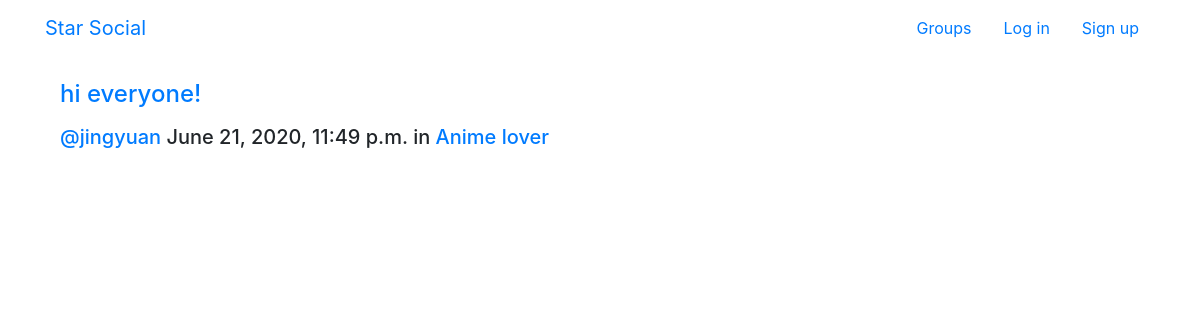
/posts/by/jingyuan/6/, run on the app's committed database.
### posts/models.py (models this page shows, shortened)
class Post(models.Model):
    user = models.ForeignKey(User, related_name="posts", on_delete=models.CASCADE)
    created_at = models.DateTimeField(auto_now=True)
    message = models.TextField()
    message_html = models.TextField(editable=False)
    group = models.ForeignKey(Group, related_name="posts", null=True, blank=True, on_delete=models.CASCADE)
    class Meta:
        ordering = ["-created_at"]
        unique_together = ["user", "message"]

### groups/models.py (models this page shows, shortened)
class Group(models.Model):
    name = models.CharField(max_length=255, unique=True)
    slug = models.SlugField(allow_unicode=True, unique=True)
    description = models.TextField(blank=True, default='')
    description_html = models.TextField(editable=False, default='', blank=True)
    members = models.ManyToManyField(User, through="GroupMember")
    class Meta:
        ordering = ["name"]

### posts/views.py (the view)
# urls.py: path('by/<str:username>/<int:pk>/', views.PostDetail.as_view(), name='single'),
class PostDetail(SelectRelatedMixin, generic.DetailView):
    model = models.Post
    select_related = ('user', 'group')
    def get_queryset(self):
        queryset = super().get_queryset()
        return queryset.filter(user__username__iexact=self.kwargs.get('username'))

### posts/templates/posts/post_detail.html
{% extends "posts/post_base.html" %}
{% block post_content %}
<div>
    {%  include "posts/_post.html" %}
</div>
{% endblock %}

### posts/templates/posts/_post.html (shortened to what this page needs)
    <h4><a href="{% url 'posts:single' username=post.user.username pk=post.pk %}">{{ post.message_html|safe }}</a></h4>
	<div>
        <h5>
            <span class="username"><a href="{% url 'posts:for_user' username=post.user.username %}">@{{ post.user.username }}</a></span>
			<time class="time">{{ post.created_at }}</time>
			{% if post.group %}
			<span class="group-name">in <a href="#">{{ post.group.name }}</a></span>
			{% endif %}
		</h5>
	</div>

### data on the page
Post: message_html "hi everyone!", user.username "jingyuan", created_at "June 21, 2020, 11:49 p.m.", group.name "Anime lover"
